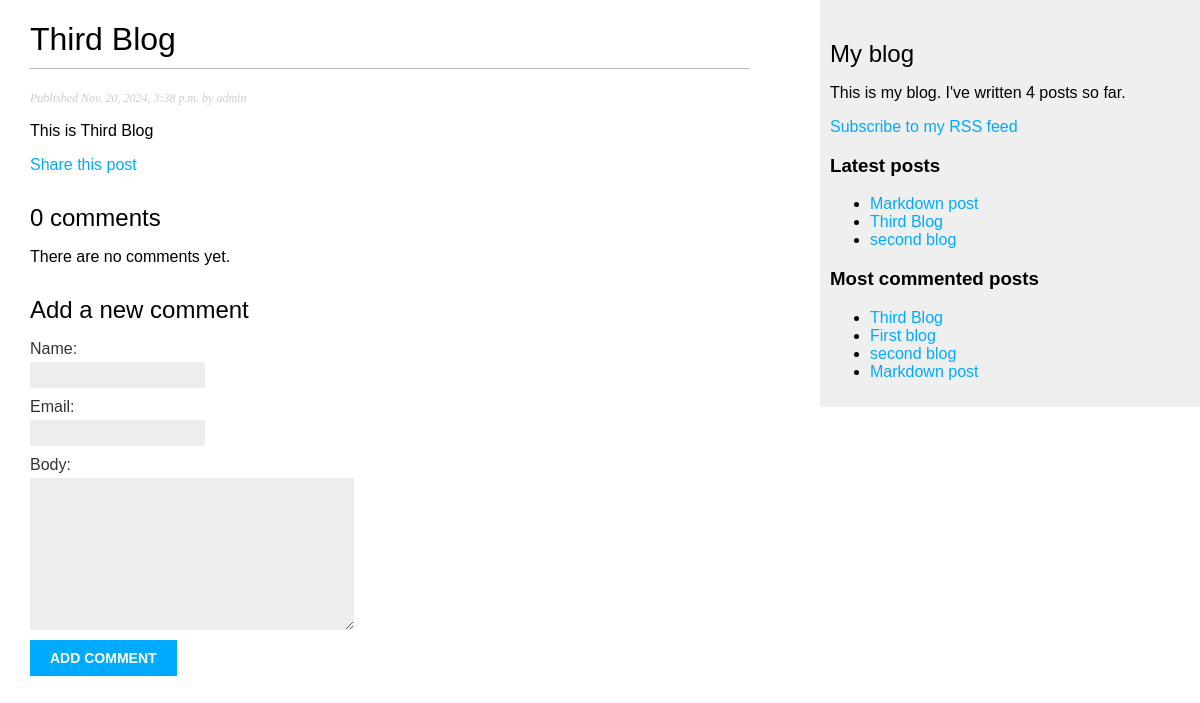
/blog/2024/11/20/third-blog/, run on the app's committed database.
### blog/models.py (models this page shows, shortened)
class Post(models.Model):
    STATUS_CHOICES = (
        ("draft", "Draft"),
        ("published", "Published"),
    )
    title = models.CharField(max_length=250)
    slug = models.SlugField(max_length=250, unique_for_date="publish")
    author = models.ForeignKey(
        User, on_delete=models.CASCADE, related_name="blog_posts"
    )
    body = models.TextField()
    publish = models.DateTimeField(default=timezone.now)
    created = models.DateTimeField(auto_now_add=True)
    updated = models.DateTimeField(auto_now=True)
    status = models.CharField(max_length=10, choices=STATUS_CHOICES, default="draft")
    objects = models.Manager()  # The default Manager
    published = PublishedManager()  # The Custom Manager
    tags = TaggableManager()
    class Meta:
        ordering = ("-publish",)
    def get_absolute_url(self):
        return reverse(
            "blog:post_detail",
            args=[self.publish.year, self.publish.month, self.publish.day, self.slug],
        )

### blog/views.py (the view)
def post_detail(request, year, month, day, post):
    post = get_object_or_404(
        Post,
        slug=post,
        status="published",
        publish__year=year,
        publish__month=month,
        publish__day=day,
    )
    comments = post.comments.filter(active=True)
    new_comment = None
    if request.method == "POST":
        comment_form = CommentForm(data=request.POST)
        if comment_form.is_valid():
            new_comment = comment_form.save(commit=False)
            new_comment.post = post
            new_comment.save()
    else:
        comment_form = CommentForm()
    return render(
        request,
        "blog/post/detail.html",
        {
            "post": post,
            "comments": comments,
            "new_comment": new_comment,
            "comment_form": comment_form,
        },
    )

### blog/forms.py
class CommentForm(forms.ModelForm):
    class Meta:
        model = Comment
        fields = ("name", "email", "body")

### blog/models.py (called while the page is built)
    def get_queryset(self):
        return super(PublishedManager, self).get_queryset().filter(status="published")

### blog/templatetags/blog_tags.py (called while the page is built)
@register.simple_tag
def total_posts():
    return Post.published.count()

@register.inclusion_tag("blog/post/latest_posts.html")
def show_latest_posts(count=5):
    latest_posts = Post.published.order_by("-publish")[:count]
    return {"latest_posts": latest_posts}

@register.simple_tag
def get_most_commented_posts(count=5):
    return Post.published.annotate(total_comments=Count("comments")).order_by(
        "-total_comments"
    )[:count]

@register.filter(name="markdown")
def markdown_format(text):
    return mark_safe(markdown.markdown(text))

### blog/templates/blog/post/detail.html (shortened to what this page needs)
{% extends "blog/base.html" %}
{% load blog_tags %}
{% block content %}
  <h1>{{ post.title }}</h1>
  <p class="date">
  Published {{ post.publish }} by {{ post.author }}
  </p>
  {{ post.body|markdown }}
  <p>
    <a href="{% url "blog:post_share" post.id %}">
    Share this post
    </a>
  </p>
  {% with comments.count as total_comments %}
    <h2>
      {{ total_comments }} comment{{ total_comments|pluralize }}
    </h2>
  {% endwith %}
  {% for comment in comments %}
    <div class="comment">
      <p class="info">
        Comment {{ forloop.counter }} by {{ comment.name }}
        {{ comment.created }}
      </p>
      {{ comment.body|linebreaks }}
    </div>
  {% empty %}
    <p>There are no comments yet.</p>
  {% endfor %}
  {% if new_comment %}
    <h2>Your comment has been added.</h2>
  {% else %}
    <h2>Add a new comment</h2>
    <form method="post">
      {{ comment_form.as_p }}
      <p><input type="submit" value="Add comment"></p>
    </form>
  {% endif %}
{% endblock %}

### blog/templates/blog/base.html (shortened to what this page needs)
{% load blog_tags%}
{% load static %}
<!DOCTYPE html>
<html>
  <head>
    <link href="{% static "css/blog.css" %}" rel="stylesheet">
  </head>
  <body>
    <div id="content">{% block content %} {% endblock %}</div>
    <div id="sidebar">
      <h2>My blog</h2>
      <p>This is my blog. I've written {% total_posts %} posts so far.</p>
      <p>
        <a href="{% url "blog:post_feed" %}">Subscribe to my RSS feed</a>
      </p>
      <h3>Latest posts</h3>
      {% show_latest_posts 3 %}
      <h3>Most commented posts</h3>
      {% get_most_commented_posts as most_commented_posts %}
      <ul>
        {% for post in most_commented_posts %}
      <li>
      <a href="{{ post.get_absolute_url }}">{{ post.title }}</a>
      </li>
        {% endfor %}
      </ul>
    </div>
  </body>
</html>

### blog/templates/blog/post/latest_posts.html
<ul>
  {% for post in latest_posts %}
    <li>
      <a href="{{ post.get_absolute_url }}">{{ post.title }}</a>
    </li>
  {% endfor %}
</ul>

### blog/static/css/blog.css (style rules this page uses)
body { margin: 0; padding: 0; font-family: helvetica, sans-serif; }
a { color: #00abff; text-decoration: none; }
h1 { font-weight: normal; border-bottom: 1px solid #bbb; padding: 0 0 10px 0; }
h2 { font-weight: normal; margin: 30px 0 0; }
#content { float: left; width: 60%; padding: 0 0 0 30px; }
#sidebar { float: right; width: 30%; padding: 10px; background: #efefef; height: 100%; }
p.date { color: #ccc; font-family: georgia, serif; font-size: 12px; font-style: italic; }
label { float: left; clear: both; color: #333; margin-bottom: 4px; }
input, textarea { clear: both; float: left; margin: 0 0 10px; background: #ededed; border: 0; padding: 6px 10px; font-size: 12px; }
input[type=submit] { font-weight: bold; background: #00abff; color: #fff; padding: 10px 20px; font-size: 14px; text-transform: uppercase; }

### data on the page
Post: title "Third Blog", publish "Nov. 20, 2024, 3:38 p.m.", author "admin", body "This is Third Blog"
Post: title "Markdown post"
Post: title "second blog"
Post: title "First blog"

### other printed values
{{ total_comments }} "0"
